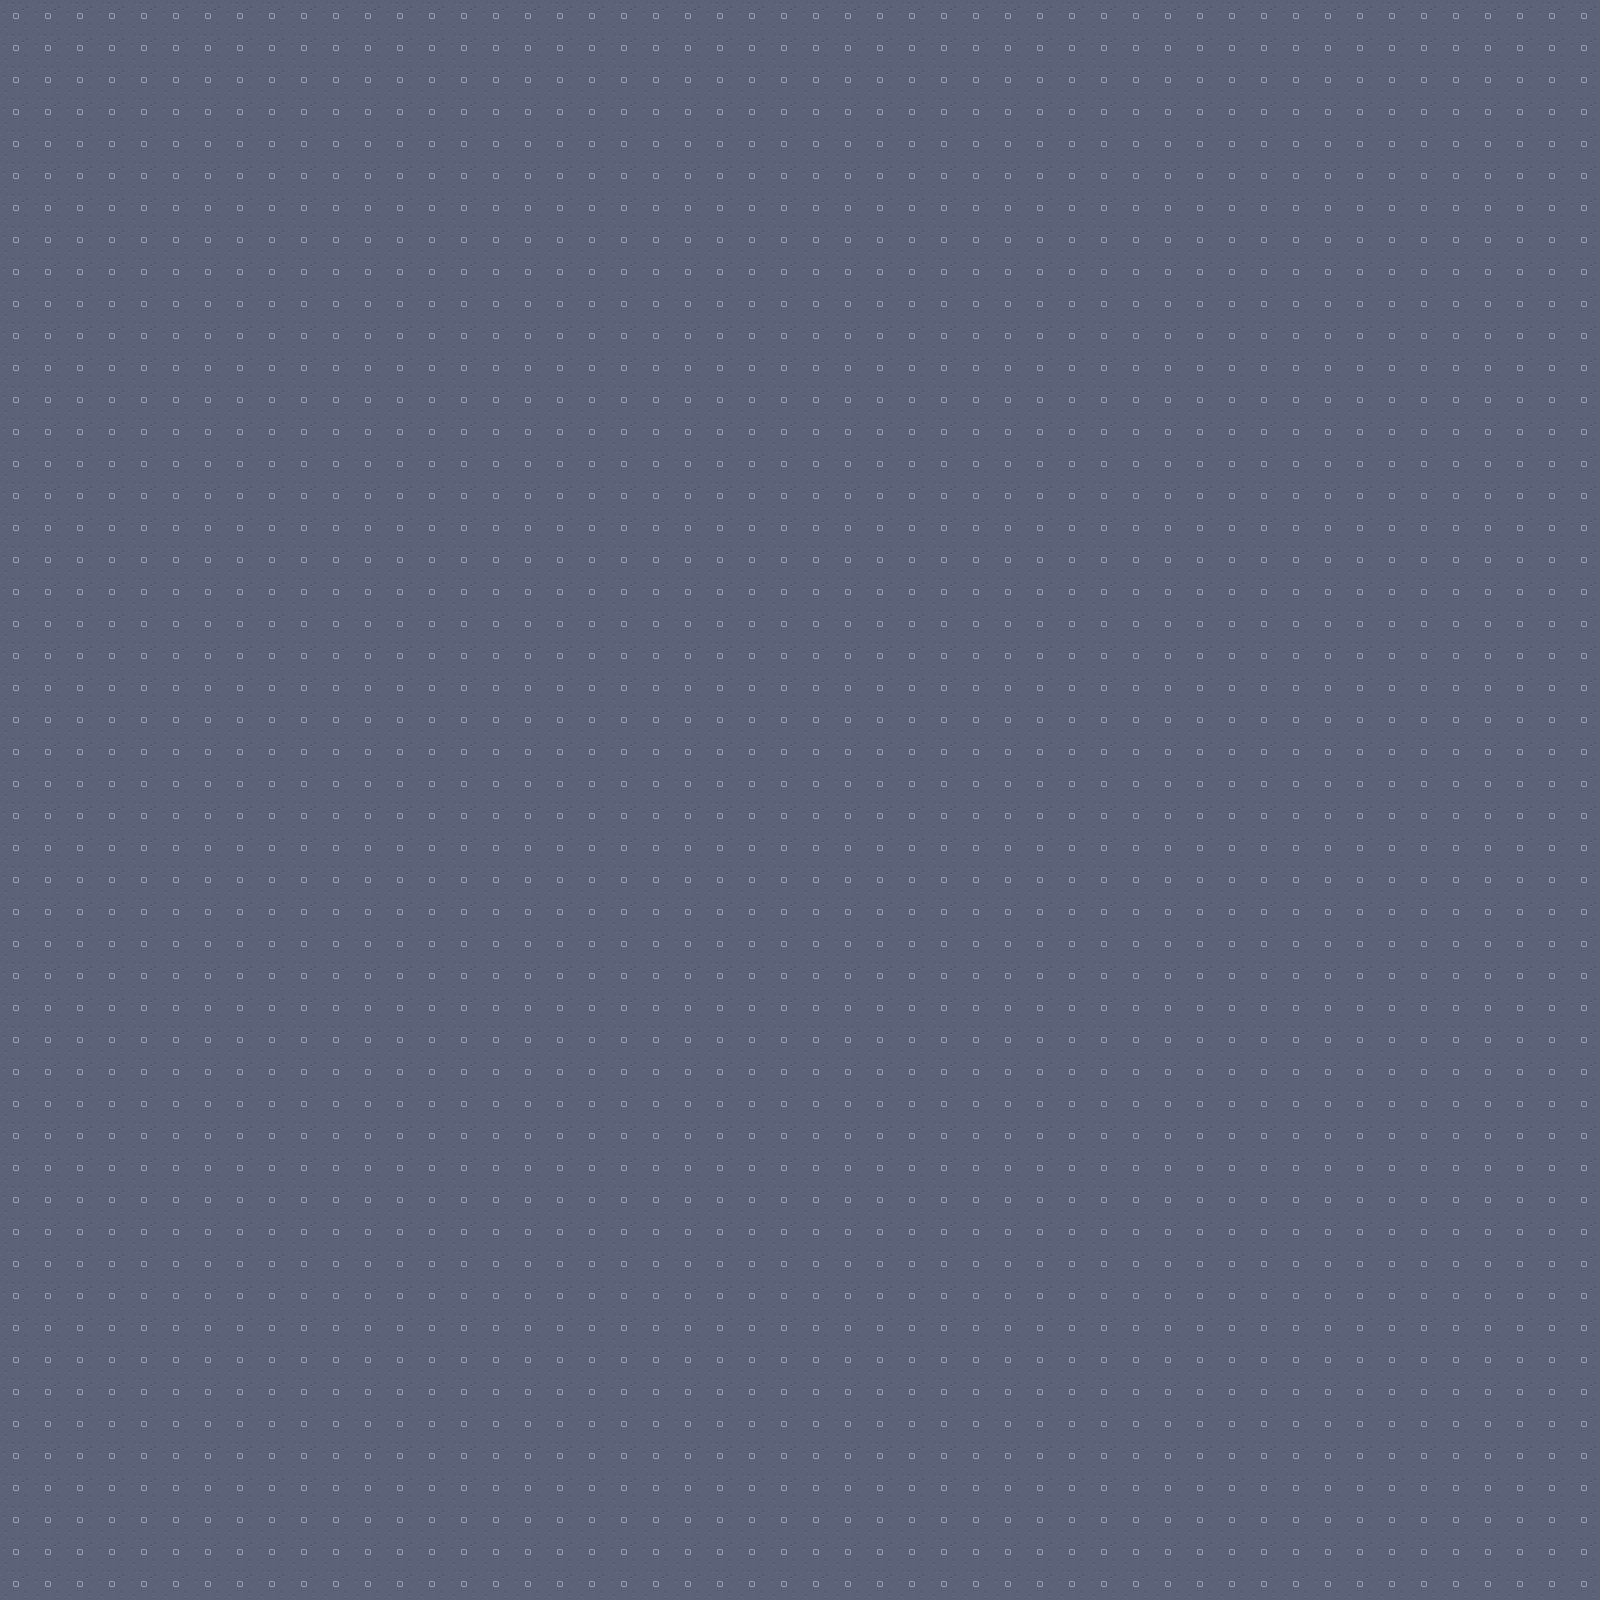

This is a level from a 2D game, rendered from its Tiled map with the project's own tilesets. A one-line summary and the map file follow, with tile-layer data summarised:
An orthogonal 100x100 tile map with 16x16 px tiles, 1 tile layer (Tile Layer 1).

<map version="1.4" tiledversion="1.4.2" orientation="orthogonal" renderorder="right-down" width="100" height="100" tilewidth="16" tileheight="16" infinite="0" nextlayerid="2" nextobjectid="1">
 <tileset firstgid="1" source="../kenney-rpg-urban.tsx" />
 <layer id="1" name="Tile Layer 1" width="100" height="100">
  <data>[10000 cells, 10000 non-empty, 4 distinct tile ids]</data>
 </layer>
</map>
